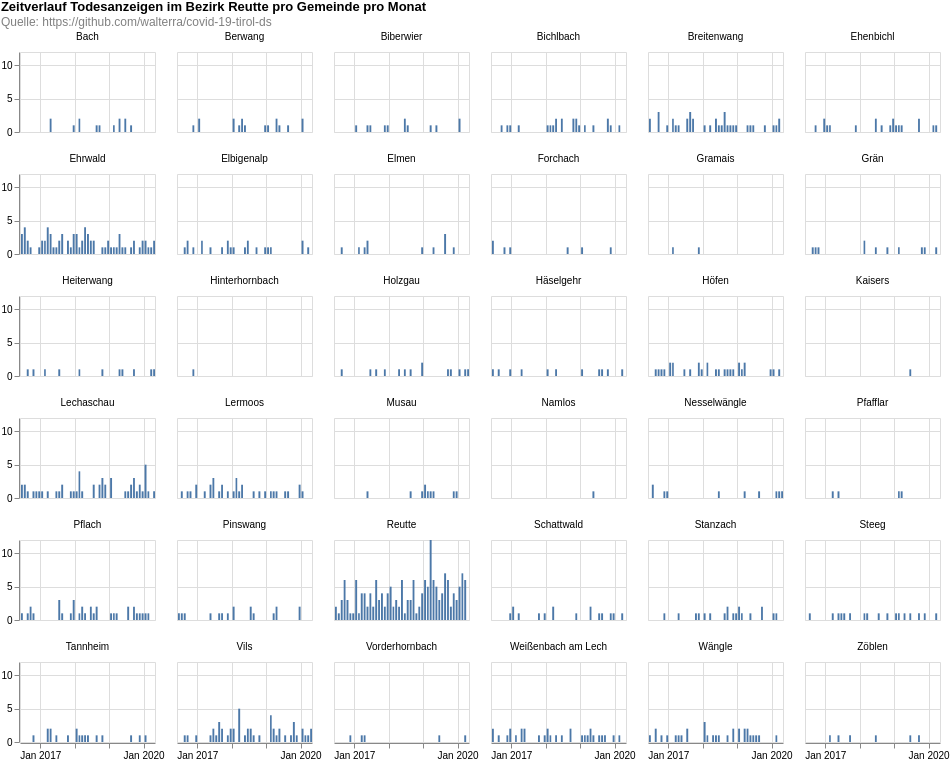

This figure's Vega-Lite source:
### Vega-Lite specification from a JSON file in a GitHub repository (floating-point values rounded to 4 significant figures; data arrays with more than 128 entries replaced by an {"elided": "..."} marker saying what was removed)
{"$schema": "https://vega.github.io/schema/vega-lite/v4.8.1.json", "columns": 6, "config": {"view": {"continuousHeight": 300, "continuousWidth": 400}}, "data": {"name": "data-f8ffd07ff5fe050468c11d4df9edf729"}, "datasets": {"data-f8ffd07ff5fe050468c11d4df9edf729": {"elided": "825 records"}}, "facet": {"field": "municipaly", "title": null, "type": "nominal"}, "padding": 0, "spec": {"layer": [{"encoding": {"tooltip": [{"field": "date", "timeUnit": "yearmonth", "type": "temporal"}, {"aggregate": "sum", "field": "count", "type": "quantitative"}], "x": {"field": "date", "timeUnit": "yearmonth", "title": null, "type": "temporal"}, "y": {"aggregate": "sum", "field": "count", "title": null, "type": "quantitative"}}, "height": 80, "mark": "bar", "width": 135}]}, "title": {"color": "black", "subtitle": ["Quelle: https://github.com/walterra/covid-19-tirol-ds"], "subtitleColor": "gray", "text": ["Zeitverlauf Todesanzeigen im Bezirk Reutte pro Gemeinde pro Monat"]}}
